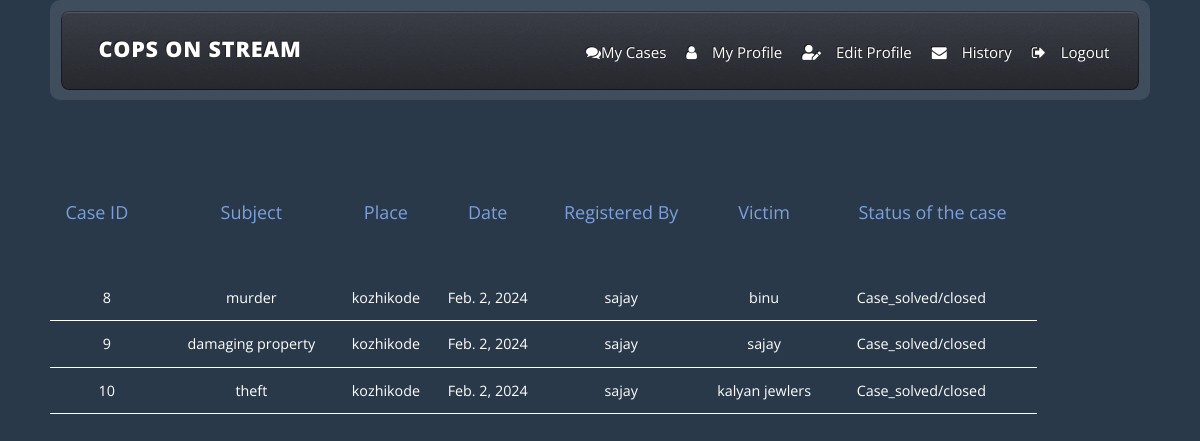
The app's page /history (signed in), older data.
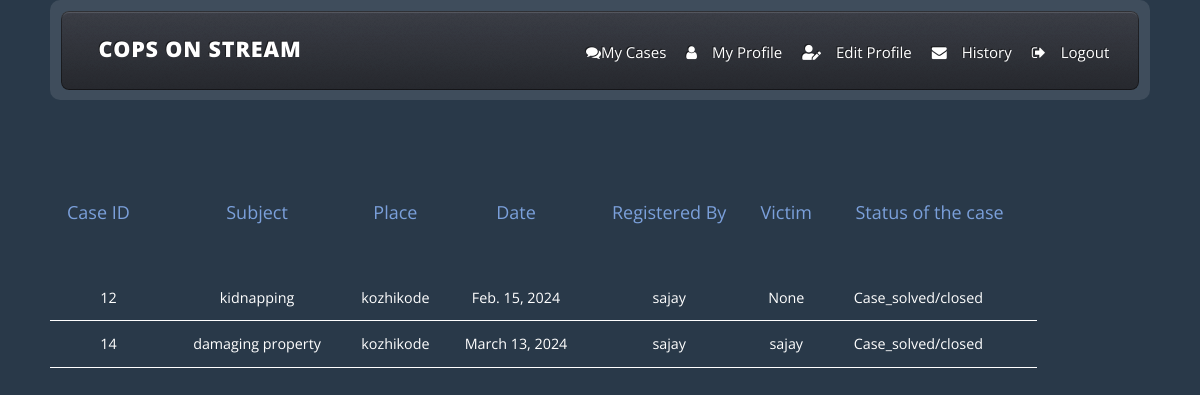
The same page, newer data.
### cops_app/models.py (models this page shows)
class Case(models.Model):
    type_choices=(
        ('murder','murder'),
        ('kidnapping','kidnapping'),
        ('damaging property','damaging property'),
        ('rape','rape'),
        ('physical or mental abuse','physical or mental abuse'),
        ('theft','theft'),
        ('others','others')
    )
    type=models.CharField(choices=type_choices,max_length=50,blank=True)
    date=models.DateField()
    place=models.CharField(max_length=50)
    victim=models.CharField(max_length=50, null=True, blank=True)
    describe=models.CharField(max_length=255, null=True, blank=True)
    user=models.ForeignKey(CustomUser,related_name='my_user',on_delete=models.CASCADE)
    police=models.ForeignKey(CustomUser,related_name='assigned_police',on_delete=models.CASCADE,blank=True,null=True)
    status_choices=(('Pending','Pending'),
                    ('Case_ongoing','Case_ongoing'),
                    ('Case_Incomplete','Case_incomplete'),
                    ('Case_solved/closed','Case_solved/closed')
    )
    status=models.CharField(choices=status_choices,max_length=50,null=True,blank=True)
    feedback = models.CharField(max_length=200, null=True, blank=True)

class CustomUser(AbstractUser):
    phone=models.IntegerField(null=True,blank=True)
    address=models.CharField(max_length=50,null=True,blank=True)
    pic=models.FileField()
    rank=models.CharField(max_length=50,blank=True,null=True)
    badge_number=models.IntegerField(blank=True,null=True)
    age=models.IntegerField(blank=True,null=True)
    service_years=models.IntegerField(blank=True,null=True)
    user_type=models.CharField(max_length=20)
    entry_choices=(('approved','approved'),
                   ('pending','pending'),
                   ('rejected','rejected')
    )
    entry=models.CharField(choices=entry_choices,max_length=50,default='pending',null=True,blank=True)
    def __str__(self):
        return self.username

### cops_app/views.py (the view)
# urls.py: path('history',views.history,name='history'),
@login_required(login_url='login')
def history(request):
    data=CustomUser.objects.get(id=request.user.id)
    case=Case.objects.filter(police=data,status="Case_solved/closed")
    return render(request,'history.html',{'data':data,'case':case})

### templates/history.html (shortened to what this page needs)
<!DOCTYPE HTML>
{% load static %}
<html>
	<head>
		<link rel="stylesheet" href="{% static 'css/main.css' %}" />
	</head>
	<body class="left-sidebar is-preload">
		<div id="page-wrapper">
				<div >
					<div class="container">
							<header id="header">
								<div class="inner">
										<h1><a  id="logo">Cops On Stream</a></h1>
                  <nav id="nav" style="display: flex;gap: 20px;font-size: 15px;">
                    <a href="{% url 'my_case' %}" style="text-decoration: none;"><i class="fa fa-comments"></i><span>My
                        Cases</span></a>
                    <a href="{% url 'police_profile' %}" style="text-decoration: none;"><i class="fa fa-user"></i><span
                        style="padding-left: 15px;">My Profile</span></a>
                    <a href="{% url 'edit_police' id=user.id %}" style="text-decoration: none;"><i
                        class="fas fa-user-edit"></i><span style="padding-left: 15px;">Edit Profile</span></a>
                    <a href="{% url 'history' %}" style="text-decoration: none;"><i class="fa fa-envelope"></i><span
                        style="padding-left: 15px;">History</span></a>
                    <a href="{% url 'log_out' %}" style="text-decoration: none;"><i class="fa fa-sign-out"></i><span
                        style="padding-left: 15px;">Logout</span></a>
                  </nav>
								</div>
							</header>
					</div>
				</div>
<div class="page-header">
<div class="row align-items-center">
</div>
<div class="container">
  <div class="row">
  <div class="over " style="width: 90%;">
<table class="table"  style="margin:auto;margin-top: 100px;">
  <thead class="thead-dark" style="font-size:18px;padding-bottom:50px;color:#7ba0db;margin-bottom:30px;">
    <tr style="margin-bottom:20px;">
      <th scope="col" style="padding-bottom:50px;padding-right:20px;">Case ID</th>
      <th scope="col">Subject</th>
      <th scope="col">Place</th>
      <th scope="col">Date</th>
        <th scope="col">Registered By</th>
      <th scope="col">Victim</th>
      <th scope="col">Status of the case</th>
    </tr>
  </thead>
  <tbody >
  {% for i in case %}
    <tr >
      <td scope="row" style="">{{i.id}}</td>
      <td>{{i.type}}</td>
      <td>{{i.place}}</td>
      <td>{{i.date}}</td>
        <td>{{i.user}}</td>
        <td>{{i.victim}}</td>
      <td>{{i.status}} &nbsp;&nbsp;&nbsp;&nbsp;&nbsp;</td>
    </tr>
  {% endfor %}
  </tbody>
</table>
</div>
  </div>
  </div>
	</body>
</html>

Row changes from the older to the newer data that the page shows:
removed Case: id "8", type "murder", place "kozhikode", date "Feb. 2, 2024", user "sajay", victim "binu", status "Case_solved/closed"
removed Case: id "9", type "damaging property", place "kozhikode", date "Feb. 2, 2024", user "sajay", victim "sajay", status "Case_solved/closed"
removed Case: id "10", type "theft", place "kozhikode", date "Feb. 2, 2024", user "sajay", victim "kalyan jewlers", status "Case_solved/closed"
now on this page (row edited): Case: id "12", type "kidnapping", place "kozhikode", date "Feb. 15, 2024", user "sajay", victim "None", status "Case_solved/closed"
added Case: id "14", type "damaging property", place "kozhikode", date "March 13, 2024", user "sajay", victim "sajay", status "Case_solved/closed"
